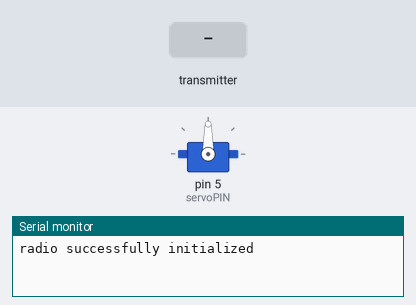
Bench run of a sketch on a simulated Arduino Uno, built with avr-gcc and run on an emulated ATmega328P. On the bench: servo, the last lines printed to the serial monitor. Inputs (shaded band) come from the test bench. No radio packets arrive unless stated.

Above: at 1.2 s.
1.3 s: the transmitter starts sending data = 0
At 2.4 s:
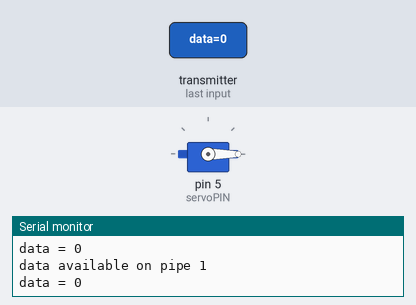
2.8 s: the transmitter starts sending data = 256
At 3.5 s:
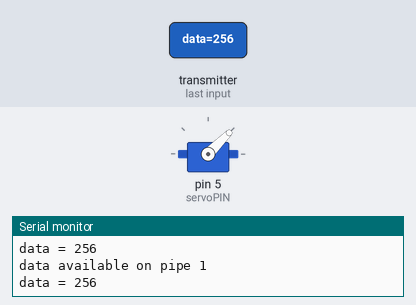
4.3 s: the transmitter starts sending data = 1023
At 4.6 s:
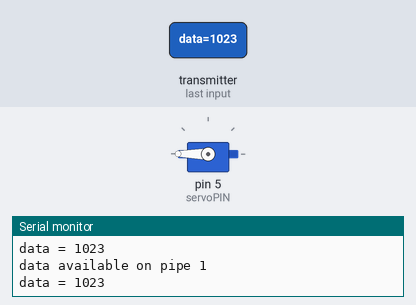
5.8 s: the transmitter starts sending data = 512
At 7.0 s:
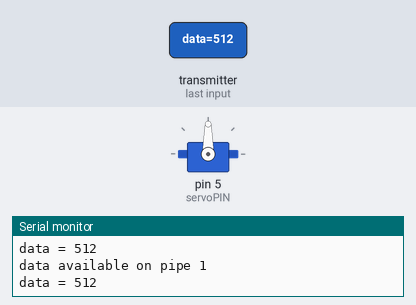
Timing chart, 0 to 8.3 s (numbered marks = the images above; inputs shaded):
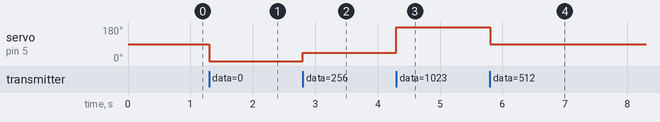

The sketch:

code.ino
```cpp
const int CEPIN = 9;
const int CSNPIN = 10;
const int servoPIN = 5;

#include <Servo.h>
Servo myservo;

#include <SPI.h>
#include <nRF24L01.h>
#include <RF24.h>

RF24 radio(CEPIN, CSNPIN);                // CE, CSN

const byte address[6] = "401";

void setup() {
  myservo.attach(servoPIN);
  Serial.begin(9600);

  // RF24 setup
  if (!radio.begin()) {
    Serial.println("radio  initialization failed");
    while (1);
  } else {
    Serial.println("radio successfully initialized");
  }

  radio.openReadingPipe(0, address);  //destination addres
  radio.setPALevel(RF24_PA_MIN);   // min or max
  radio.startListening();
}

void loop() {
  uint8_t pipeNum;
  if (radio.available(&pipeNum))  //Looking for the data.
  {
    Serial.print("data available on pipe ");
    Serial.println(pipeNum);

    int data;
    radio.read(&data, sizeof(data));  //Reading the data
    Serial.print("data = ");
    Serial.println(data);

    int angle = map(data, 0, 1023, 0, 180);
    myservo.write(angle);
    delay(15);
  }
}
```

Measured:
- after the input at 1.3 s, servo on pin 5 (servoPIN): 90° → 0° at once
- after the input at 2.8 s, servo on pin 5 (servoPIN): 0° → 45° at once
- after the input at 4.3 s, servo on pin 5 (servoPIN): 45° → 180° at once
- after the input at 5.8 s, servo on pin 5 (servoPIN): 180° → 90° at once
